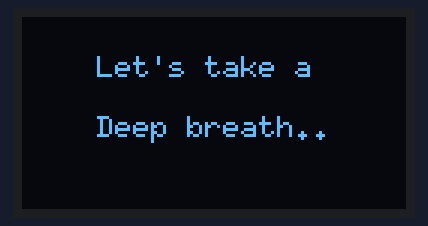
A sketch run on a simulated Arduino Uno, built with avr-gcc and run on an emulated ATmega328P. Shown: 128×64 one-colour display.

Above: at 0.1 s.
At 2.2 s:
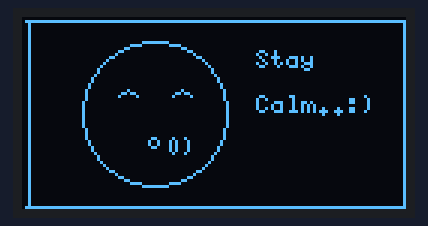
At 3.3 s:
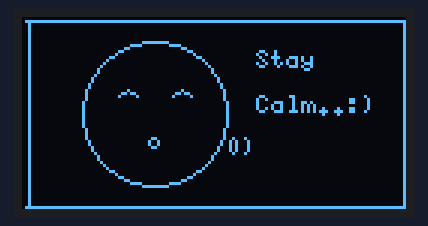
At 4.5 s:
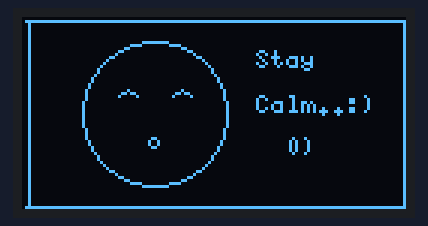
At 5.6 s:
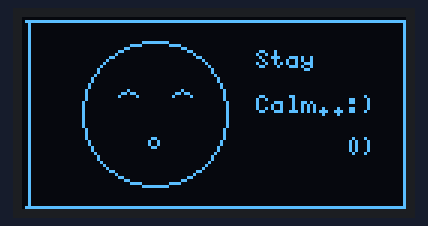
At 8.9 s:
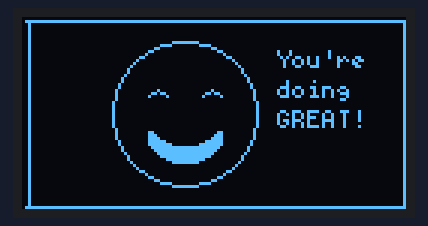

Measured:
- by itself, everything shown: repeats every 11.3 s, in 9 steps
- what the display in image 0 shows lasts 2.0 s, from 0.1 s to 2.1 s
- what the display in image 1 shows lasts 0.9 s, from 2.1 s to 3.0 s
- what the display in image 4 shows lasts 3.2 s, from 5.6 s to 8.8 s
- what the display in image 5 shows lasts 2.6 s, from 8.8 s to 11.4 s

The sketch:

Angry.ino
```cpp
//Angry

#include <math.h>
#include <U8g2lib.h>

U8G2_SSD1306_128X64_NONAME_F_HW_I2C u8g2(U8G2_R0, /* reset=*/ U8X8_PIN_NONE);

void setup(){
  u8g2.begin();

}

void loop() {
  u8g2.clearBuffer();
  u8g2.setFont(u8g2_font_6x10_tr);
  u8g2.drawStr(25, 20, "Let's take a");
  u8g2.drawStr(25, 40, "Deep breath..");
  u8g2.sendBuffer();
  delay(2000);

  u8g2.clearBuffer(); // Clear entire screen buffer for static elements
  drawAngryElements();
  u8g2.sendBuffer(); // Send static elements to display
  delay(2000); // Pause before the next frame

  u8g2.clearBuffer();
  delay(300);
  drawAfterCheer();
  u8g2.sendBuffer();
  delay(2500);

}

void drawAngryElements() {
  drawRectBox();
  drawvEyes(53, 24);
  u8g2.drawCircle(44, 32, 24); // Face

  u8g2.setFont(u8g2_font_5x8_tr);
  u8g2.drawStr(78, 17, "Stay");
  u8g2.drawStr(78, 32, "Calm..:)");

  u8g2.setFont(u8g2_font_5x8_tr);
  u8g2.drawStr(42, 44, "o");

  for (int offset = 0; offset <= 3; offset++) {
    animateBreathe(offset); // Animate breathing
    delay(500); // Small delay for animation effect
  }
}

void drawAfterCheer(){
  drawRectBox();
  drawvEyes(63, 24);
  u8g2.drawCircle(54, 32, 24); // Face
  drawMouth();

  u8g2.setFont(u8g2_font_5x8_tr);
  u8g2.drawStr(85, 17, "You're");
  u8g2.drawStr(85, 27, "doing");
  u8g2.drawStr(85, 37, "GREAT!");

}

void drawRectBox() {
  u8g2.drawLine(1, 1, 128, 1);
  u8g2.drawLine(1, 63, 128, 63);
  u8g2.drawLine(2, 1, 2, 64);
  u8g2.drawLine(127, 1, 127, 64);
}

void drawvEyes(int x, int y) {
  for (int i = 0; i <= 1; i++) {
    if (i == 0) x -= 18;
    else x += 18;
    u8g2.drawPixel(x, y);
    u8g2.drawPixel(x - 1, y + 1);
    u8g2.drawPixel(x + 1, y + 1);
    u8g2.drawPixel(x - 2, y + 1);
    u8g2.drawPixel(x + 2, y + 1);
    u8g2.drawPixel(x - 3, y + 2);
    u8g2.drawPixel(x + 3, y + 2);
  }
}

void drawMouth(){
  u8g2.drawFilledEllipse(54, 40, 12, 8);
  u8g2.setDrawColor(0);
  u8g2.drawFilledEllipse(54, 34, 12, 8);
  u8g2.setDrawColor(1);
}

void animateBreathe(int x) {
  int xPos = 48 + x * 20; // Starting from the mouth and moving right

  // Clear the previous position of "0)"
  if (x > 0 ) {
    u8g2.setDrawColor(0); // Set color to black for clearing
    u8g2.drawBox(48 + (x - 1) * 20, 40, 8,6);
    u8g2.setDrawColor(1); // Reset color to white
    u8g2.sendBuffer();
    delay(300);
  }
  // Draw the new "0)" at the updated position
  u8g2.setFont(u8g2_font_5x8_tr);
  u8g2.drawStr(xPos, 46, "0)");
  u8g2.sendBuffer(); // Send updated frame to display
  delay(300);
}
```
